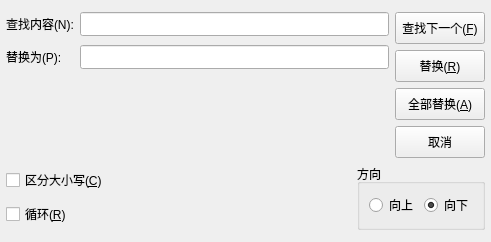
<?xml version="1.0" encoding="UTF-8"?>
<ui version="4.0">
 <class>FindDialog</class>
 <widget class="QWidget" name="FindDialog">
  <property name="geometry">
   <rect>
    <x>0</x>
    <y>0</y>
    <width>491</width>
    <height>242</height>
   </rect>
  </property>
  <property name="minimumSize">
   <size>
    <width>491</width>
    <height>242</height>
   </size>
  </property>
  <property name="maximumSize">
   <size>
    <width>491</width>
    <height>242</height>
   </size>
  </property>
  <property name="windowTitle">
   <string>查找</string>
  </property>
  <layout class="QVBoxLayout" name="verticalLayout_3">
   <property name="leftMargin">
    <number>6</number>
   </property>
   <property name="topMargin">
    <number>12</number>
   </property>
   <property name="rightMargin">
    <number>6</number>
   </property>
   <property name="bottomMargin">
    <number>12</number>
   </property>
   <item>
    <layout class="QHBoxLayout" name="horizontalLayout_3">
     <property name="rightMargin">
      <number>0</number>
     </property>
     <item>
      <layout class="QVBoxLayout" name="verticalLayout_4">
       <property name="leftMargin">
        <number>0</number>
       </property>
       <property name="bottomMargin">
        <number>0</number>
       </property>
       <item>
        <layout class="QFormLayout" name="formLayout">
         <property name="verticalSpacing">
          <number>9</number>
         </property>
         <property name="leftMargin">
          <number>0</number>
         </property>
         <property name="topMargin">
          <number>0</number>
         </property>
         <property name="rightMargin">
          <number>0</number>
         </property>
         <property name="bottomMargin">
          <number>0</number>
         </property>
         <item row="0" column="0">
          <widget class="QLabel" name="label">
           <property name="text">
            <string>查找内容(N):</string>
           </property>
          </widget>
         </item>
         <item row="0" column="1">
          <widget class="QLineEdit" name="findEdit">
           <property name="minimumSize">
            <size>
             <width>220</width>
             <height>0</height>
            </size>
           </property>
           <property name="styleSheet">
            <string notr="true">padding: 3px;</string>
           </property>
          </widget>
         </item>
         <item row="1" column="0">
          <widget class="QLabel" name="label_3">
           <property name="text">
            <string>替换为(P):</string>
           </property>
          </widget>
         </item>
         <item row="1" column="1">
          <widget class="QLineEdit" name="replaceEdit">
           <property name="minimumSize">
            <size>
             <width>220</width>
             <height>0</height>
            </size>
           </property>
           <property name="styleSheet">
            <string notr="true">padding: 3px;</string>
           </property>
          </widget>
         </item>
        </layout>
       </item>
      </layout>
     </item>
     <item>
      <layout class="QVBoxLayout" name="verticalLayout">
       <item>
        <widget class="QPushButton" name="findNextButton">
         <property name="styleSheet">
          <string notr="true">padding: 6px;</string>
         </property>
         <property name="text">
          <string>查找下一个(&amp;F)</string>
         </property>
        </widget>
       </item>
       <item>
        <widget class="QPushButton" name="replaceButton">
         <property name="styleSheet">
          <string notr="true">padding: 6px;</string>
         </property>
         <property name="text">
          <string>替换(&amp;R)</string>
         </property>
        </widget>
       </item>
       <item>
        <widget class="QPushButton" name="replaceAllButton">
         <property name="styleSheet">
          <string notr="true">padding: 6px;</string>
         </property>
         <property name="text">
          <string>全部替换(&amp;A)</string>
         </property>
        </widget>
       </item>
       <item>
        <widget class="QPushButton" name="cancelButton">
         <property name="styleSheet">
          <string notr="true">padding: 6px;</string>
         </property>
         <property name="text">
          <string>取消</string>
         </property>
        </widget>
       </item>
      </layout>
     </item>
    </layout>
   </item>
   <item>
    <layout class="QHBoxLayout" name="horizontalLayout_4">
     <property name="leftMargin">
      <number>0</number>
     </property>
     <item>
      <layout class="QVBoxLayout" name="verticalLayout_2">
       <item>
        <widget class="QCheckBox" name="caseSensitiveCheck">
         <property name="text">
          <string>区分大小写(&amp;C)</string>
         </property>
        </widget>
       </item>
       <item>
        <widget class="QCheckBox" name="loopCheck">
         <property name="text">
          <string>循环(&amp;R)</string>
         </property>
        </widget>
       </item>
      </layout>
     </item>
     <item>
      <spacer name="horizontalSpacer">
       <property name="orientation">
        <enum>Qt::Horizontal</enum>
       </property>
       <property name="sizeHint" stdset="0">
        <size>
         <width>40</width>
         <height>20</height>
        </size>
       </property>
      </spacer>
     </item>
     <item>
      <widget class="QGroupBox" name="groupBox">
       <property name="title">
        <string>方向</string>
       </property>
       <layout class="QHBoxLayout" name="horizontalLayout_2">
        <item>
         <widget class="QRadioButton" name="upRadio">
          <property name="text">
           <string>向上</string>
          </property>
          <property name="checked">
           <bool>false</bool>
          </property>
         </widget>
        </item>
        <item>
         <widget class="QRadioButton" name="downRadio">
          <property name="text">
           <string>向下</string>
          </property>
          <property name="checked">
           <bool>true</bool>
          </property>
         </widget>
        </item>
       </layout>
      </widget>
     </item>
    </layout>
   </item>
  </layout>
 </widget>
 <resources/>
 <connections/>
</ui>
